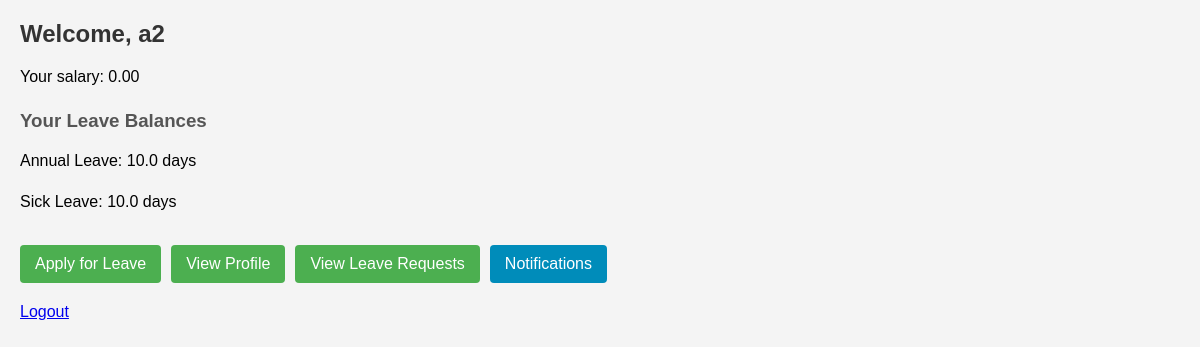
/dashboard/ (signed in), run on the app's committed database.
### myapp/models.py (models this page shows, shortened)
class Employee(AbstractUser):
    is_approved = models.BooleanField(default=False)  # Admin approval required
    department = models.CharField(max_length=100, blank=True)
    salary = models.DecimalField(max_digits=10, decimal_places=2, default=0.00)
    annual_leave_balance = models.DecimalField(max_digits=5, decimal_places=1, default=21.0)
    sick_leave_balance = models.DecimalField(max_digits=5, decimal_places=1, default=10.0)

### myapp/views.py (the view)
# urls.py: path('dashboard/', dashboard, name='dashboard'),
@login_required
def dashboard(request):
    annual_leaves = request.user.annual_leave_balance
    sick_leaves = request.user.sick_leave_balance
    leave_balances = {
        'Annual': annual_leaves,
        'Sick': sick_leaves
    }
    unread_notifications = Notification.objects.filter(employee=request.user, is_read=False).count()
    return render(request, 'employees/dashboard.html', {
        'user': request.user,
        'leave_balances': leave_balances,
        'unread_notifications': unread_notifications
    })

### myapp/templates/employees/dashboard.html (shortened to what this page needs)
{% load static %}
<!DOCTYPE html>
<html lang="en">
<head>
</head>
<body>
    <h2>Welcome, {{ user.username }}</h2>
    <p>Your salary: {{ user.salary }}</p>
    <h3>Your Leave Balances</h3>
    <p>Annual Leave: {{ leave_balances.Annual }} days</p>
    <p>Sick Leave: {{ leave_balances.Sick }} days</p>
    <div class="dashboard-actions">
        <a href="{% url 'apply_leave' %}">Apply for Leave</a>
        <a href="{% url 'profile' %}">View Profile</a>
        <a href="{% url 'view_leave_requests' %}">View Leave Requests</a>
        <a href="{% url 'notifications' %}" class="notifications">Notifications {% if unread_notifications %}({{ unread_notifications }}){% endif %}</a>
    </div>
    <div class="logout-container">
        <a href="{% url 'logout' %}" class="btn btn-danger">Logout</a>
    </div>
</body>
</html>

### myapp/templates/employees/dashboard.html (style rules this page uses)
body { font-family: sans-serif; margin: 20px; background-color: #f4f4f4; }
h2 { color: #333; margin-bottom: 10px; }
p { line-height: 1.6; margin-bottom: 10px; }
h3 { color: #555; margin-top: 20px; margin-bottom: 10px; }
.dashboard-actions { margin-top: 30px; display: flex; flex-wrap: wrap; gap: 10px; }
.dashboard-actions a { display: inline-block; padding: 10px 15px; background-color: #4CAF50; color: white; text-decoration: none; border-radius: 4px; transition: background-color 0.3s ease; }
.dashboard-actions a.notifications { background-color: #008CBA; }
.logout-container { margin-top: 20px; }

### data on the page
Employee: username "a2", salary "0.00", Annual "10.0", Sick "10.0"
